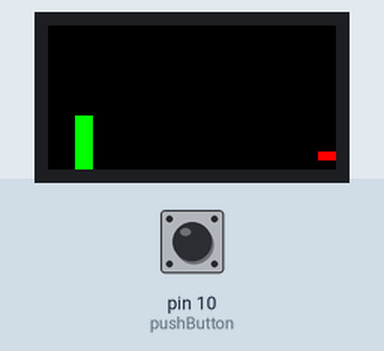
A sketch run on a simulated Arduino Uno, built with avr-gcc and run on an emulated ATmega328P. On the bench: 32×16 colour display. Inputs (shaded band) come from the test bench; at power-on: pin 10 (pushButton) LOW. Random numbers use the default seed unless the sketch sets one.

Above: at 0.1 s.
At 0.8 s:
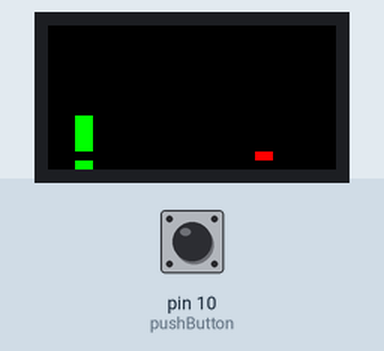
At 1.5 s:
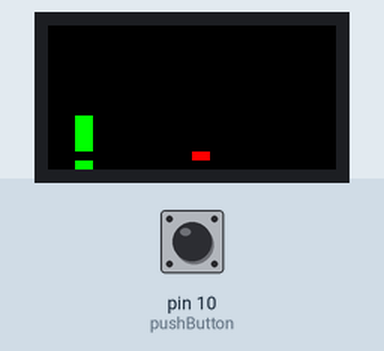
At 2.2 s:
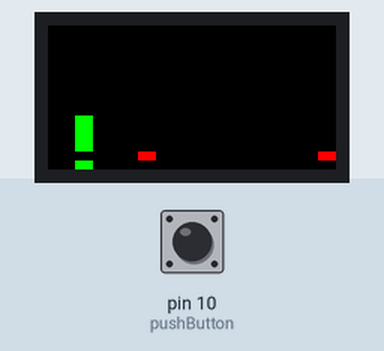
At 2.9 s:
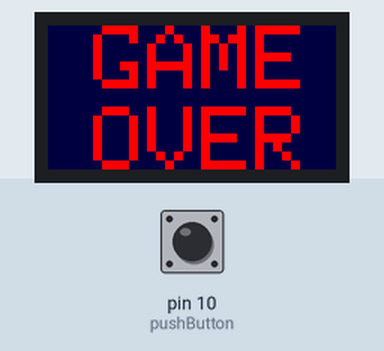

The sketch:

mar18_trex_1.ino
```cpp
#include <Adafruit_GFX.h>
#include <gfxfont.h>

#include <gamma.h>
#include <RGBmatrixPanel.h>


#define CLK 8
#define LAT A3
#define OE  9
#define A   A0
#define B   A1
#define C   A2
RGBmatrixPanel matrix(A, B, C, CLK, LAT, OE, false);
int base =0;
int object=31;
int times=4;
int height = 6;
int jump=0;
int ancor = 3;
int game_over = 0;
int pushButton = 10;
int t1=100;
int randNumber=20;
boolean object_base[32];


void draw_object(){
  if(digitalRead(pushButton)){
      jump = digitalRead(pushButton);
    }
//shift objects to the left
  object_base[32]=LOW;
  for(int i=0;i<32;i++)
  {
   object_base[i]=object_base[i+1];
  }
//If that base is high draw the object
  for(int i=0;i<32;i++)
  {
   if(object_base[i]==HIGH)
   {
     matrix.fillRect(i, 14, 2, 1, matrix.Color333(7, 0, 0));
     test_game_over(i);
   }
  }
  delay(t1);

  for(int i=0;i<32;i++)
  {
   matrix.fillRect(i, 14, 2, 1, matrix.Color333(0, 0, 0));
  }


  if(times==-4){
    times=4;
    jump=0;
  }
//  test_game_over();
  if(game_over==1){
      return;
    }
//  if(object>0){
//    draw_object();
//    }
//   else {
//    object=31;
//    draw_object();
//   }
   randNumber--;
   if(randNumber==0)
   {
       randNumber = random(5, 20);
       object_base[31]=HIGH;
   }
    draw_object();
}
void del_object(){
    matrix.fillRect(object, 14, 2, 1, matrix.Color333(0, 0, 0));
  }


void jump_rex() {
  if(jump==1){
      if(times>0){
          delete_rex();
          base++;
          draw_rex();
          times--;
          delay(100);
          draw_object();
        }
        else if(times>=-3){
            delete_rex();
            base--;
            draw_rex();
            times--;
            delay(100);
            draw_object();
          }

    }
}

void test_game_over(int j){

  if((ancor+1==j || ancor == j || ancor == j+1) && base<=1){
    //display game over
    game_over=1;
   return ;
  }
  if(jump==1){
    jump_rex();
  }
}

void setup() {
  // put your setup code here, to run once:
     for(int i=0;i<32;i++)
    {

     object_base[i]=LOW;
    }
    object_base[31]=HIGH;
    matrix.begin();
    draw_rex();
    draw_object();
    pinMode(pushButton, INPUT);
    Serial.begin(9600);

}
void display_game_over() {
  matrix.fillRect(0, 0, 32, 16, matrix.Color333(0, 0, 2));
  matrix.setCursor(5, 0);
  matrix.setTextSize(1);

  matrix.setTextColor(matrix.Color333(7,0,0));
  matrix.print('G');
  matrix.print('A');
  matrix.print('M');
  matrix.print('E');
  matrix.setCursor(5, 9);
  matrix.print('O');
  matrix.print('V');
  matrix.print('E');
  matrix.print('R');
  delay(60000);
}

void loop() {
//   put your main code here, to run repeatedly:
    display_game_over();

}
void draw_rex() {

  matrix.fillRect(ancor, 16-height-base, ancor-1, height, matrix.Color333(0, 7, 0));

}
void delete_rex() {

   matrix.fillRect(ancor, 16-height-base, ancor-1, height, matrix.Color333(0, 0, 0));
}
```
